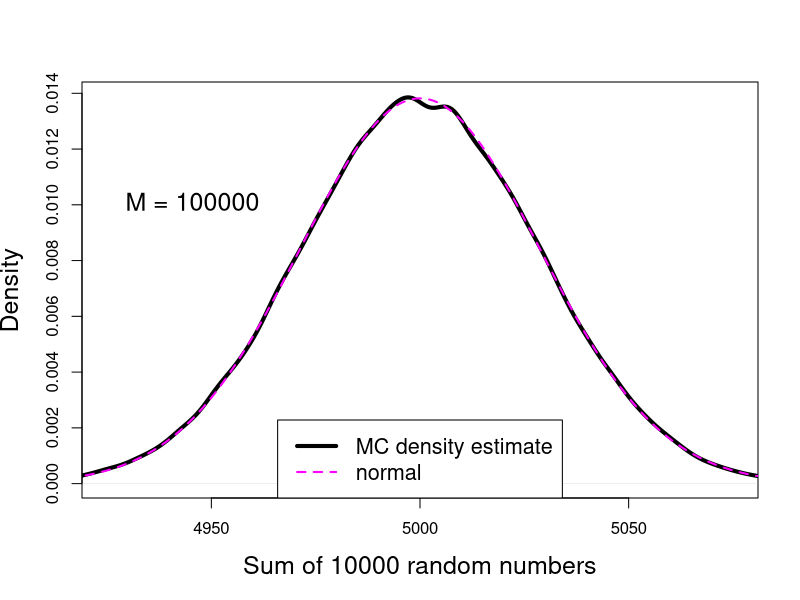

Generate this figure with R:
print('file: CLTdensity1e5MC.R')
print(date())
# Central Limit Theorem (CLT): sum of random numbers -> normal distribution
M = 1e5  
N = 10000   # number of random numbers to sum up
S = numeric(M) # array for sums of random numbers
set.seed(1953) # set seed for random number generators
for(k in 1:M) S[k] = sum(runif(N))
Smean = mean(S); Ssd = sd(S)
SmeanTheory = N/2; SsdTheory = sqrt(N/12)
# png('SumRandomM100000DensityBook160104.png',width=16,height=16,units='cm',res=300)
plot(density(S,from=4900,to=5100),col='black',lwd=4,main='',
     xlab='Sum of 10000 random numbers',xlim=c(4925,5075),las=0,cex.lab=1.5)
text(4927,0.01,pos=4,'M = 100000',col='black',cex=1.5)
x = seq(4900,5100,1); y = dnorm(x,SmeanTheory,SsdTheory)
lines(x,y,col='magenta',lwd=2,lty=2)
legend('bottom',legend=c('MC density estimate','normal'),col=c('black','magenta'),
       lty=c(1,2),lwd=c(4,2),cex=1.3)
# dev.off()
# --------------------------------------------------------------
# Results:
print(c('M = ',M))                                 
print(c('Smean = ',round(Smean,3)))                
print(c('should be close to ',SmeanTheory))        
print(c('Ssd = ',round(Ssd,3)))                    
print(c('should be close to ',round(SsdTheory,3))) 
print(date())
# --------------------------------------------------------------
# "file: CLTdensity1e5MC.R"
# "Sat Dec 17 10:09:13 2022"
# "M = "  "1e+05"
# "Smean = " "4999.944"
# "should be close to " "5000"               
# "Ssd = " "28.892"
# "should be close to " "28.868"             
# "Sat Dec 17 10:09:30 2022"
# --------------------------------------------------------------
# Remarks:
# run time: 17 s
# --------------------------------------------------------------
